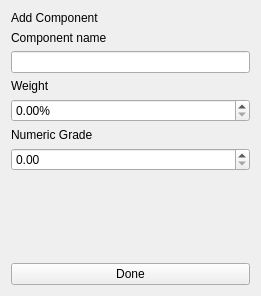
<?xml version="1.0" encoding="UTF-8"?>
<ui version="4.0">
 <class>AddComponent</class>
 <widget class="QWidget" name="AddComponent">
  <property name="windowModality">
   <enum>Qt::ApplicationModal</enum>
  </property>
  <property name="geometry">
   <rect>
    <x>0</x>
    <y>0</y>
    <width>261</width>
    <height>296</height>
   </rect>
  </property>
  <property name="windowTitle">
   <string>Add Component</string>
  </property>
  <property name="layoutDirection">
   <enum>Qt::LeftToRight</enum>
  </property>
  <layout class="QVBoxLayout" name="verticalLayout">
   <item>
    <widget class="tTitleLabel" name="titleLabel">
     <property name="text">
      <string>Add Component</string>
     </property>
    </widget>
   </item>
   <item>
    <widget class="QLabel" name="label">
     <property name="text">
      <string>Component name</string>
     </property>
    </widget>
   </item>
   <item>
    <widget class="QLineEdit" name="componentName"/>
   </item>
   <item>
    <widget class="QLabel" name="label_2">
     <property name="text">
      <string>Weight</string>
     </property>
    </widget>
   </item>
   <item>
    <widget class="QDoubleSpinBox" name="weightValue">
     <property name="suffix">
      <string>%</string>
     </property>
     <property name="decimals">
      <number>2</number>
     </property>
     <property name="maximum">
      <double>100.000000000000000</double>
     </property>
    </widget>
   </item>
   <item>
    <widget class="QLabel" name="label_3">
     <property name="text">
      <string>Numeric Grade</string>
     </property>
    </widget>
   </item>
   <item>
    <widget class="QDoubleSpinBox" name="gradeValue">
     <property name="maximum">
      <double>100.000000000000000</double>
     </property>
    </widget>
   </item>
   <item>
    <spacer name="verticalSpacer">
     <property name="orientation">
      <enum>Qt::Vertical</enum>
     </property>
     <property name="sizeHint" stdset="0">
      <size>
       <width>20</width>
       <height>40</height>
      </size>
     </property>
    </spacer>
   </item>
   <item>
    <widget class="QPushButton" name="doneButton">
     <property name="text">
      <string>Done</string>
     </property>
    </widget>
   </item>
  </layout>
 </widget>
 <customwidgets>
  <customwidget>
   <class>tTitleLabel</class>
   <extends>QLabel</extends>
   <header location="global">ttitlelabel.h</header>
  </customwidget>
 </customwidgets>
 <resources/>
 <connections/>
</ui>
